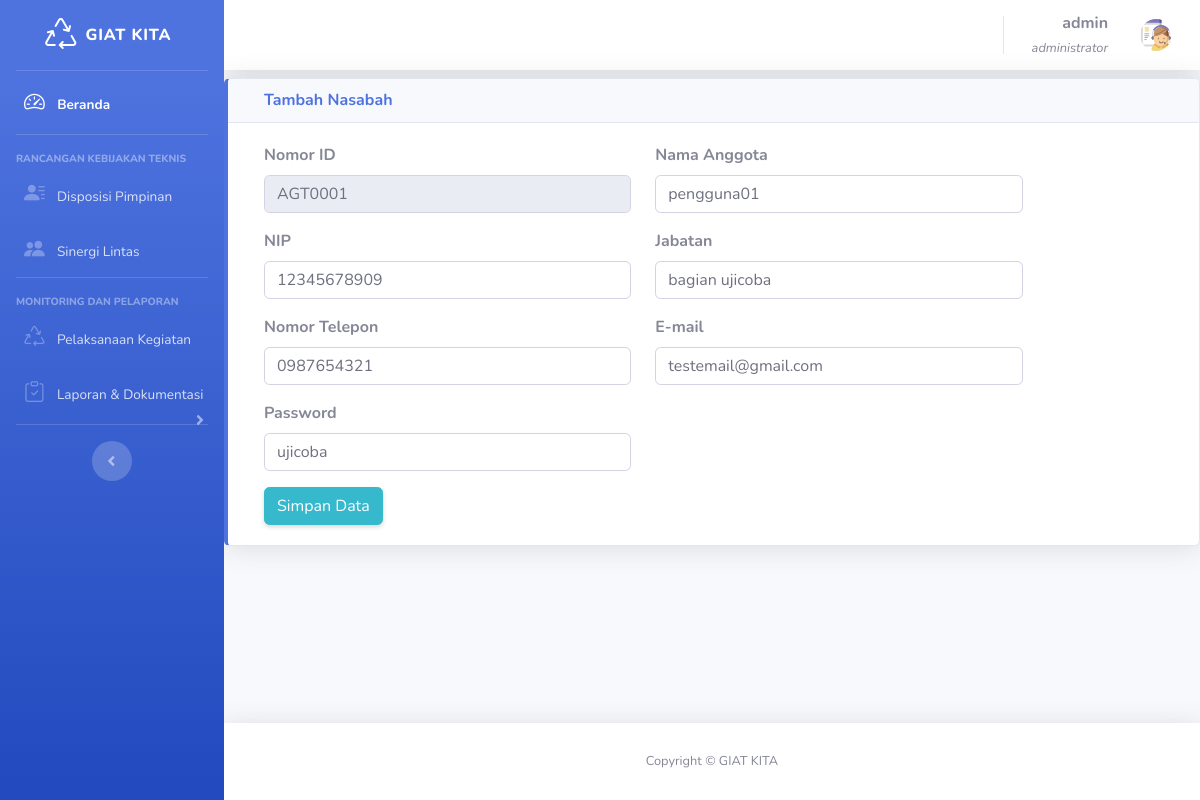
The page /pages/admin.php?page=edit_anggota_id&id=AGT0001 (signed in) on the database its author committed.
### tables this page shows
CREATE TABLE `anggota` (
  `nik` varchar(10) NOT NULL,
  `nama` varchar(30) NOT NULL,
  `nip` varchar(20) NOT NULL,
  `jabatan` varchar(30) NOT NULL,
  `email` varchar(20) NOT NULL,
  `telepon` varchar(12) NOT NULL,
  `password` varchar(20) NOT NULL
);

### pages/functions/edit_anggota_id.php (the view, shortened to what this page needs)
<?php
    require_once("../system/config/koneksi.php");
?>
<body>
<div class="container-fluid">
  <div class="card border-left-primary shadow h-100 mb-4">
    <div class="card-header">
        <h1 class="h5 m-0 font-weight-bold text-primary ml-3">Tambah Nasabah</h1>
    </div>
      <div class="card-body ml-3">
      <?php if(isset($_GET['id'])){$id=$_GET['id']; ?>
          <?php
              $cek = mysqli_query($conn, "SELECT * FROM anggota WHERE nik ='".$_GET['id']."'");
              $row = mysqli_fetch_array($cek);
            ?>
        <form id="daftar_user" action="" method="post" onsubmit="return cek_data()">
          <div class="row">
          <div class="form-group col-md-5 left-box">
            <label><strong>Nomor ID</strong></label>
            <input class="form-control" style="cursor: not-allowed;" type="text" name="nik" value="<?php echo $row['nik']; ?>" readonly/>
          </div>
         <div class="form-group col-md-5 left-box">
            <label><strong>Nama Anggota</strong></label>
            <input class="form-control" type="text" name="nama" placeholder="Masukan nama nasabah" value ="<?php echo $row['nama']; ?>" />
         </div>
         <div class="form-group col-md-5 left-box">
            <label><strong>NIP</strong></label>
            <input class="form-control" type="text" placeholder="Masukan NIP" name="nip" value ="<?php echo $row['nip']; ?>" />
         </div>
         <div class="form-group col-md-5 left-box">
            <label><strong>Jabatan</strong></label>
            <input class="form-control" type="text" placeholder="Masukan jabatan" name="jabatan" value ="<?php echo $row['jabatan']; ?>"/>
         </div>
         <div class="form-group col-md-5 left-box">
            <label><strong>Nomor Telepon</strong></label>
            <input class="form-control" type="text" placeholder="Masukan nomor telepon" name="telepon" value ="<?php echo $row['telepon']; ?>"/>
         </div>
         <div class="form-group col-md-5 right-box pull-md-right">
            <label><strong>E-mail</strong></label>
            <input class="form-control" type="text" placeholder="Masukan alamat email" name="email" value ="<?php echo $row['email']; ?>"/>
         </div>
         <div class="form-group col-md-5 right-box pull-md-right">
            <label><strong>Password</strong></label>
            <input class="form-control" type="text" placeholder="Masukan password" name="password" value ="<?php echo $row['password']; ?>"/>
         </div>
         </div>
         <input class="btn btn-info shadow-sm" type="submit" name="simpan" value="Simpan Data"/>
      	</form>
      </div>
  </div>
</div>
<?php } ?>

### pages/admin.php (shortened to what this page needs)
<!DOCTYPE html>
<html lang="en">
<head>
    <link href="../assets/vendor/fontawesome-free/css/all.min.css" rel="stylesheet" type="text/css">
	<link rel="stylesheet" href="https://cdn.jsdelivr.net/npm/bootstrap-icons@1.5.0/font/bootstrap-icons.css">
    <link href="../assets/internal/css/sb-admin-2.min.css" rel="stylesheet">
</head>
	<body id="page-top">
		<?php
	        $cek = mysqli_query($conn, "SELECT * FROM admin WHERE nia='".$_SESSION['nia']."'");
	        $row = mysqli_fetch_array($cek);
      	?>
    	<div id="wrapper">
			<ul class="navbar-nav bg-gradient-primary sidebar sidebar-dark accordion" id="accordionSidebar">
				<a class="sidebar-brand d-flex align-items-center justify-content-center" href="login.php">
					<div class="sidebar-brand-icon">
						<i class="bi bi-recycle"></i>
					</div>
					<div class="sidebar-brand-text mx-2">GIAT KITA</div>
				</a>
				<hr class="sidebar-divider my-0">
				<li class="nav-item active">
					<a class="nav-link" href="admin.php">
						<i class="bi bi-speedometer2 mx-2" style="font-size:1.3rem"></i>
					<span>Beranda</span
					></a>
				</li>
				<hr class="sidebar-divider">
				<div class="sidebar-heading">
					Rancangan Kebijakan Teknis
				</div>
				<li class="nav-item my-n1">
					<a class="nav-link"
					href="admin.php?page=data_disposisi">
					<i class="bi bi-person-lines-fill mx-2" style="font-size:1.3rem"></i>
					<span>Disposisi Pimpinan</span></a>
				</li>
				<li class="nav-item my-n1">
					<a class="nav-link"
					href="admin.php?page=data_sintas">
					<i class="bi bi-people-fill mx-2" style="font-size:1.3rem"></i>
					<span>Sinergi Lintas</span></a>
				</li>
				<hr class="sidebar-divider">
				<div class="sidebar-heading">
					Monitoring dan Pelaporan
				</div>
				<li class="nav-item my-n1">
                	<a class="nav-link"
					href="admin.php?page=data-sampah">
                    <i class="bi bi-recycle mx-2" style="font-size:1.3rem"></i>
                    <span>Pelaksanaan Kegiatan</span></a>
            	</li>
				<li class="nav-item my-n1">
                <a class="nav-link collapsed" href="#" data-toggle="collapse" data-target="#collapsePages"
                    aria-expanded="true" aria-controls="collapsePages">
                    <i class="bi bi-clipboard-check mx-2" style="font-size:1.3rem"></i>
                    <span>Laporan & Dokumentasi</span>
                </a>
				<hr class="sidebar-divider d-none d-md-block">
				<div class="d-flex justify-content-center">
					<button class="rounded-circle border-0" id="sidebarToggle">
					</button>
				</div>
			</ul>
			<div id="content-wrapper" class="d-flex flex-column">
				<div id="content">
					<nav class="navbar navbar-expand navbar-light bg-white topbar mb-2 static-top shadow">
						<ul class="navbar-nav ml-auto">
							<li class="nav-item dropdown no-arrow">
								<a class="nav-link dropdown-toggle text-angle:center" href="#" id="userDropdown" role="button"
									data-toggle="dropdown" aria-haspopup="true" aria-expanded="false">
										<span class="mr-3 d-none d-lg-inline text-gray-600 large" style="text-align:right">
											<strong><?php echo $row['nama']?></strong>
											<br>
											<small><i><?php echo $row["jabatan"]?></i></small>
										</span>
									<img class="img-profile rounded-circle"
										src="..\assets\internal\img\icon\admin.svg">
								</a>
							</li>
						</ul>
					</nav>
					<div class="box-1">
						<section>
							<?php
								if(isset($_GET['page'])){
									$page = $_GET['page'];
								switch ($page) {
									case 'edit_anggota_id':
										include "functions/edit_anggota_id.php";
										break;
								}
							}else{
								include "functions/dashboard_admin.php";
							}
							?>
						</section>
					</div>
				</div>
			<footer class="sticky-footer bg-white static-top shadow">
				<div class="container my-auto">
					<div class="copyright text-center my-auto">
						<span>Copyright &copy; GIAT KITA</span>
					</div>
				</div>
			</footer>
</html>

### rows shown on the page
anggota: nik "AGT0001", nama "pengguna01", nip "12345678909", jabatan "bagian ujicoba", telepon "0987654321", email "testemail@gmail.com", password "ujicoba"

### other values the page prints
$row['nama'] "admin"
$row["jabatan"] "administrator"
